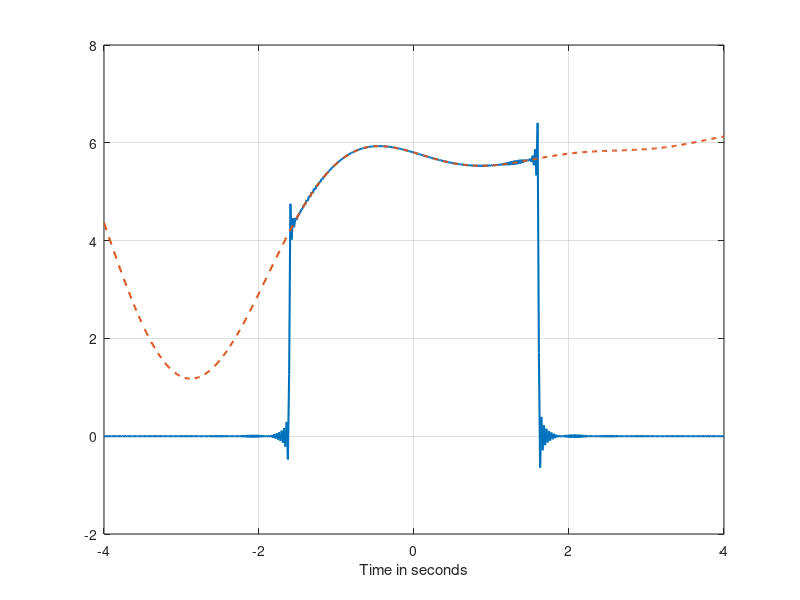

Recreate this plot in MATLAB.
% To reconstruct the continuous-time function x(t) in
% On time interval [-4, 4] using samples

% Get samples x[n]
fs=60;
N=96;
Ts = 1/fs;
tn = Ts*(-N:1:N);
xn1 = 5 + 1.5*sin(0.2*pi*tn) + 1.3*cos(0.4*pi*tn);
xn2 = -0.9*sin(0.5*pi*tn) - 0.5*cos(0.6*pi*tn);
xn = xn1 + xn2;
% Use formula (2.12) to construct x_hat(t) on [-4, 4]
t = -4:8/499:4;
xh = 0;
for i = 1:(2*N+1),
    n = i - N - 1;
    tw = (t - n*Ts)/Ts;
    xh = xh + xn(i)*sinc(tw(:));
end
% Evaluate x(t) on [-4, 4] and comparison with x_hat(t)
x1 = 5+1.5*sin(0.2*pi*t)+1.3*cos(0.4*pi*t);
x2 = -0.9*sin(0.5*pi*t)-0.5*cos(0.6*pi*t);
x = x1 + x2;
x = x(:);
figure(1)
plot(t,xh,'-','linewidth',1.5)
hold on
plot(t,x,'--','linewidth',1.5)
axis([-4 4 -2 8])
% title('(a) Comparing x-hat(t)(solid line) with x(t)(dashed line): fs = 1 Hz, 25 samples')
xlabel('Time in seconds')
grid
hold off